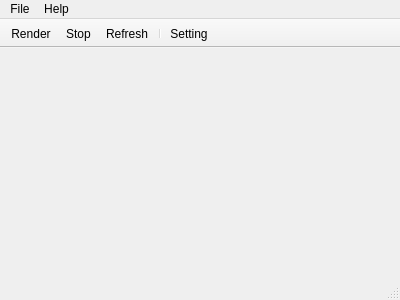
<?xml version="1.0" encoding="UTF-8"?>
<ui version="4.0">
 <class>MainWindow</class>
 <widget class="QMainWindow" name="MainWindow">
  <property name="geometry">
   <rect>
    <x>0</x>
    <y>0</y>
    <width>400</width>
    <height>300</height>
   </rect>
  </property>
  <property name="windowTitle">
   <string>MainWindow</string>
  </property>
  <property name="windowIcon">
   <iconset resource="../../resource/resources.qrc">
    <normaloff>:/Images/Images/wisp.png</normaloff>:/Images/Images/wisp.png</iconset>
  </property>
  <widget class="QWidget" name="centralWidget">
   <property name="layoutDirection">
    <enum>Qt::LeftToRight</enum>
   </property>
  </widget>
  <widget class="QMenuBar" name="menuBar">
   <property name="geometry">
    <rect>
     <x>0</x>
     <y>0</y>
     <width>400</width>
     <height>21</height>
    </rect>
   </property>
   <widget class="QMenu" name="menuFile">
    <property name="title">
     <string>File</string>
    </property>
    <addaction name="actionOpen"/>
    <addaction name="actionSave"/>
    <addaction name="actionSave_As"/>
    <addaction name="separator"/>
    <addaction name="actionExit"/>
   </widget>
   <widget class="QMenu" name="menuHelp">
    <property name="title">
     <string>Help</string>
    </property>
    <addaction name="actionAbout"/>
   </widget>
   <addaction name="menuFile"/>
   <addaction name="menuHelp"/>
  </widget>
  <widget class="QToolBar" name="mainToolBar">
   <property name="enabled">
    <bool>true</bool>
   </property>
   <property name="movable">
    <bool>false</bool>
   </property>
   <property name="floatable">
    <bool>false</bool>
   </property>
   <attribute name="toolBarArea">
    <enum>TopToolBarArea</enum>
   </attribute>
   <attribute name="toolBarBreak">
    <bool>false</bool>
   </attribute>
   <addaction name="actionRender"/>
   <addaction name="actionStop"/>
   <addaction name="actionRefresh"/>
   <addaction name="separator"/>
   <addaction name="actionSetting"/>
  </widget>
  <widget class="QStatusBar" name="statusBar"/>
  <action name="actionSave">
   <property name="icon">
    <iconset resource="../../resource/resources.qrc">
     <normaloff>:/Images/Images/save16.png</normaloff>:/Images/Images/save16.png</iconset>
   </property>
   <property name="text">
    <string>Save</string>
   </property>
  </action>
  <action name="actionSave_As">
   <property name="icon">
    <iconset resource="../../resource/resources.qrc">
     <normaloff>:/Images/Images/saveas16.png</normaloff>:/Images/Images/saveas16.png</iconset>
   </property>
   <property name="text">
    <string>Save As</string>
   </property>
  </action>
  <action name="actionOpen">
   <property name="icon">
    <iconset resource="../../resource/resources.qrc">
     <normaloff>:/Images/Images/open16.png</normaloff>:/Images/Images/open16.png</iconset>
   </property>
   <property name="text">
    <string>Open</string>
   </property>
  </action>
  <action name="actionExit">
   <property name="text">
    <string>Exit</string>
   </property>
  </action>
  <action name="actionAbout">
   <property name="text">
    <string>About</string>
   </property>
  </action>
  <action name="actionRender">
   <property name="icon">
    <iconset resource="../../resource/resources.qrc">
     <normaloff>:/Images/Images/play.png</normaloff>:/Images/Images/play.png</iconset>
   </property>
   <property name="text">
    <string>&amp;Render</string>
   </property>
   <property name="toolTip">
    <string>Start rendering</string>
   </property>
  </action>
  <action name="actionStop">
   <property name="icon">
    <iconset resource="../../resource/resources.qrc">
     <normaloff>:/Images/Images/stop.png</normaloff>:/Images/Images/stop.png</iconset>
   </property>
   <property name="text">
    <string>Stop</string>
   </property>
   <property name="toolTip">
    <string>Stop rendering</string>
   </property>
  </action>
  <action name="actionRefresh">
   <property name="icon">
    <iconset resource="../../resource/resources.qrc">
     <normaloff>:/Images/Images/refresh.png</normaloff>:/Images/Images/refresh.png</iconset>
   </property>
   <property name="text">
    <string>Refresh</string>
   </property>
   <property name="toolTip">
    <string>Reload the scene file</string>
   </property>
  </action>
  <action name="actionSetting">
   <property name="icon">
    <iconset resource="../../resource/resources.qrc">
     <normaloff>:/Images/Images/settings.png</normaloff>:/Images/Images/settings.png</iconset>
   </property>
   <property name="text">
    <string>Setting</string>
   </property>
   <property name="toolTip">
    <string>Change rendering related setting...</string>
   </property>
  </action>
 </widget>
 <layoutdefault spacing="6" margin="11"/>
 <resources>
  <include location="../../resource/resources.qrc"/>
 </resources>
 <connections/>
</ui>
